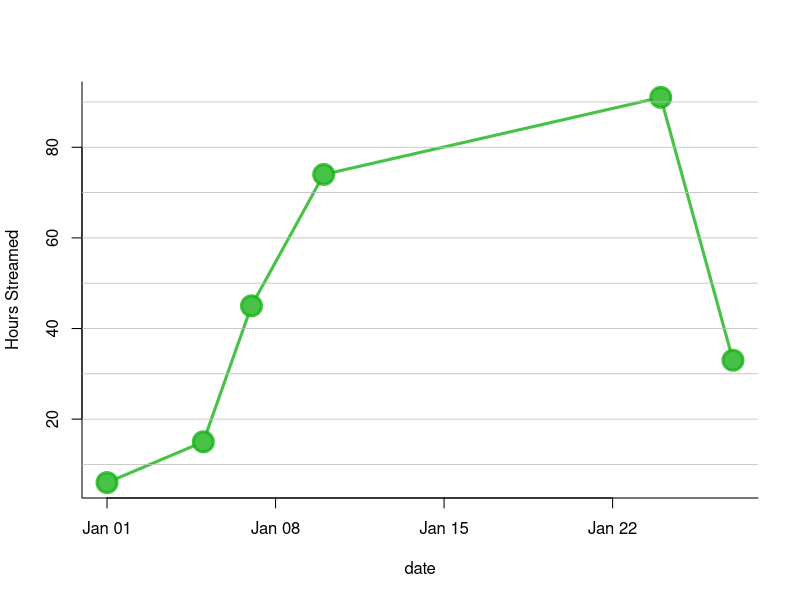

This figure's R source:
## ---- chunk 1
# Create data
## Changed date range
set.seed(124)
date <- paste(   "2024/01/" , sample(seq(1,31),6) , sep="")
value <- sample(seq(1,100) , 6)
data <- data.frame(date,value)

# Let's change the date to the "date" format:
data$date <- as.Date(data$date)
 
# So we can sort the table:
data <- data[order(data$date) , ]
 
# Easy to make it better now: 
## change y axis name, color of lines
plot(data$value~data$date , type="b" , lwd=3 , col=rgb(0.1,0.7,0.1,0.8) , 
     ylab="Hours Streamed" , 
     xlab="date" , 
     bty="l" , pch=20 , cex=4)
abline(h=seq(0,100,10) , col="grey", lwd=0.8)
